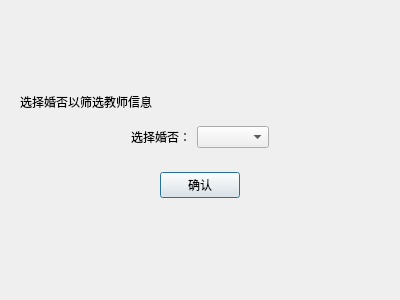
<?xml version="1.0" encoding="UTF-8"?>
<ui version="4.0">
 <class>ScreeninmarryDialog</class>
 <widget class="QDialog" name="ScreeninmarryDialog">
  <property name="geometry">
   <rect>
    <x>0</x>
    <y>0</y>
    <width>400</width>
    <height>300</height>
   </rect>
  </property>
  <property name="windowTitle">
   <string>Dialog</string>
  </property>
  <layout class="QGridLayout" name="gridLayout">
   <item row="0" column="0">
    <spacer name="verticalSpacer">
     <property name="orientation">
      <enum>Qt::Vertical</enum>
     </property>
     <property name="sizeHint" stdset="0">
      <size>
       <width>20</width>
       <height>58</height>
      </size>
     </property>
    </spacer>
   </item>
   <item row="1" column="0">
    <widget class="QWidget" name="widget" native="true">
     <layout class="QVBoxLayout" name="verticalLayout">
      <item>
       <widget class="QLabel" name="title_label">
        <property name="text">
         <string>选择婚否以筛选教师信息</string>
        </property>
       </widget>
      </item>
      <item>
       <widget class="QWidget" name="widget_2" native="true">
        <layout class="QHBoxLayout" name="horizontalLayout">
         <item>
          <spacer name="horizontalSpacer">
           <property name="orientation">
            <enum>Qt::Horizontal</enum>
           </property>
           <property name="sizeHint" stdset="0">
            <size>
             <width>40</width>
             <height>20</height>
            </size>
           </property>
          </spacer>
         </item>
         <item>
          <widget class="QLabel" name="label">
           <property name="text">
            <string>选择婚否：</string>
           </property>
          </widget>
         </item>
         <item>
          <widget class="QComboBox" name="choose_comboBox"/>
         </item>
         <item>
          <spacer name="horizontalSpacer_2">
           <property name="orientation">
            <enum>Qt::Horizontal</enum>
           </property>
           <property name="sizeHint" stdset="0">
            <size>
             <width>40</width>
             <height>20</height>
            </size>
           </property>
          </spacer>
         </item>
        </layout>
       </widget>
      </item>
      <item>
       <widget class="QWidget" name="widget_3" native="true">
        <layout class="QHBoxLayout" name="horizontalLayout_2">
         <item>
          <spacer name="horizontalSpacer_3">
           <property name="orientation">
            <enum>Qt::Horizontal</enum>
           </property>
           <property name="sizeHint" stdset="0">
            <size>
             <width>40</width>
             <height>20</height>
            </size>
           </property>
          </spacer>
         </item>
         <item>
          <widget class="QPushButton" name="Ok_pushButton">
           <property name="text">
            <string>确认</string>
           </property>
          </widget>
         </item>
         <item>
          <spacer name="horizontalSpacer_4">
           <property name="orientation">
            <enum>Qt::Horizontal</enum>
           </property>
           <property name="sizeHint" stdset="0">
            <size>
             <width>40</width>
             <height>20</height>
            </size>
           </property>
          </spacer>
         </item>
        </layout>
       </widget>
      </item>
     </layout>
    </widget>
   </item>
   <item row="2" column="0">
    <spacer name="verticalSpacer_2">
     <property name="orientation">
      <enum>Qt::Vertical</enum>
     </property>
     <property name="sizeHint" stdset="0">
      <size>
       <width>20</width>
       <height>58</height>
      </size>
     </property>
    </spacer>
   </item>
  </layout>
 </widget>
 <resources/>
 <connections>
  <connection>
   <sender>Ok_pushButton</sender>
   <signal>clicked()</signal>
   <receiver>ScreeninmarryDialog</receiver>
   <slot>accept()</slot>
   <hints>
    <hint type="sourcelabel">
     <x>199</x>
     <y>186</y>
    </hint>
    <hint type="destinationlabel">
     <x>199</x>
     <y>149</y>
    </hint>
   </hints>
  </connection>
 </connections>
</ui>
